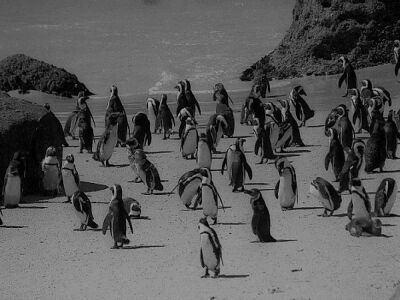
%> input picture image_rocessing/TP2/I1.jpg, 400 x 300 px
$ octave TP2.m   (GNU Octave 9; MATLAB toolbox functions it lacks are replaced by stand-ins)
%> lines starting %> are read from the running program, lines starting %| are printed output that depends on the picture
### image_rocessing/TP2/histogramme.m
function hist=histogramme(Img)
hist = (1:256);
for k=1:256 %intensité
    hist(k) = sum(sum(Img==k));

end


### image_rocessing/TP2/dynamique.m
function dyn=dynamique(Img)
imin=min(min(Img));
imax=max(max(Img));
S= size(Img);
dyn = Img;
for i =1: S(1)
    for j = 1:S(2)
        dyn(i,j) = floor(((Img(i,j) -imin)/(imax-imin)) *255);
    end
end

### image_rocessing/TP2/egalisation.m
function egal = egalisation(img)
S= size(img);
egal = img;
Nbpixels = S(1) *S(2);
h = histogramme(img);
hc = zeros(1,256);
hc(1)=h(1);
for k=2:256
    hc(k) = hc(k-1)+ h(k);
end
    for i =1: S(1)
        for j = 1:S(2)
            egal(i,j) = floor(255*hc(img(i,j)+1)/(Nbpixels));

        end
    end

### image_rocessing/TP2/transfertDyn.m
function transfertDyn(t)
s=size(t);
m=double(zeros(s(1),3));
m(:,1)=t(:);
m(:,2)=t(:);
m(:,3)=t(:);

m = dynamique(m);
m=m/255;
colormap(m);

### image_rocessing/TP2/transfert.m
function transfert(t)
s=size(t);
m=double(zeros(s(1),3));
m(:,1)=t(:);
m(:,2)=t(:);
m(:,3)=t(:);
m=m/255
colormap(m);

### image_rocessing/TP2/TP2.m
clear;
close all;

I1 = double(imread('G:\Mon Drive\UPSSITECH\S8\TI\TP2\I1.jpg')); %Double car sinon erreurs car imread matrice non signé
%> I1: size 300x400 double; min 0, max 174, mean 89.6; mean of the top-left, top-right, bottom-left and bottom-right quarters 79.8, 64.8, 106.9, 107
I2 = double(imread('G:\Mon Drive\UPSSITECH\S8\TI\TP2\I2.bmp'));
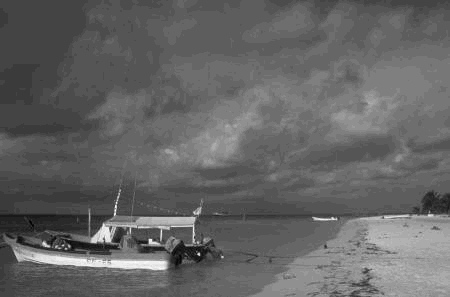
%> input picture image_rocessing/TP2/I2.bmp, 450 x 297 px
%> I2: size 297x450 double; min 0, max 30, mean 11.8; mean of the top-left, top-right, bottom-left and bottom-right quarters 10.2, 12.9, 10.8, 13.4
I3 = double(imread('G:\Mon Drive\UPSSITECH\S8\TI\TP2\I3.bmp'));
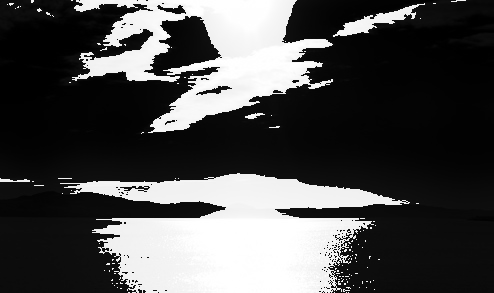
%> input picture image_rocessing/TP2/I3.bmp, 494 x 293 px
%> I3: size 293x494 double; min 0, max 255, mean 76.3; mean of the top-left, top-right, bottom-left and bottom-right quarters 76.5, 45.7, 100.4, 82.3

hist1 = histogramme(I1);
%> after the loop in histogramme, `for k=1:256`: hist = 256 values, max 1865 at index 140, min 0 at index 167, mean 466
%> hist1 has the same summary as hist in histogramme
hist2 = histogramme(I2);
%> hist2 = 256 values, max 20131 at index 11, min 0 at index 31, mean 522
hist3 = histogramme(I3);
%> hist3 = 256 values, max 11008 at index 12, min 0 at index 16, mean 543.1


dynI1 = dynamique(I1);
%> in dynamique, `imin=min(min(Img));`: imin = 0
%> in dynamique, `imax=max(max(Img));`: imax = 174
%> after the loop in dynamique, `for i =1: S(1)`:
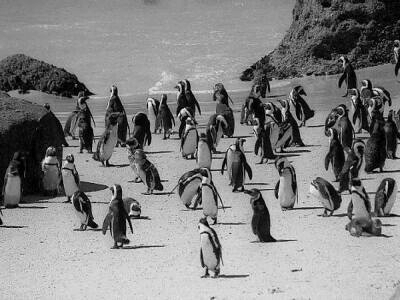
%> dyn: size 300x400 double; min 0, max 255, mean 130.8
dynI2 = dynamique(I2);
dynI3 = dynamique(I3);

histDynI1 = histogramme(dynI1);
%> histDynI1 = 256 values, max 1865 at index 205, min 0 at index 3, mean 466
histDynI2 = histogramme(dynI2);
%> histDynI2 = 256 values, max 20131 at index 93, min 0 at index 1, mean 522
histDynI3 = histogramme(dynI3);
%> histDynI3 has the same summary as hist3


egalI1 = egalisation(I1);
%> in egalisation, `h = histogramme(img);`: h has the same summary as hist in histogramme
%> after the loop in egalisation, `for k=2:256`: hc = 256 values from 319 to 119306
%> after the loop in egalisation, `for i =1: S(1)`:
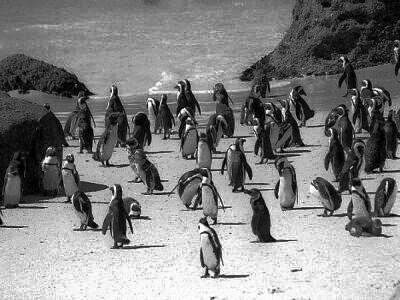
%> egal: size 300x400 double; min 0, max 253, mean 128.8
egalI2 = egalisation(I2);
%> in egalisation (call 2), `h = histogramme(img);`: h has the same summary as hist2 outside egalisation
%> after the loop in egalisation (call 2), `for k=2:256`: hc = 256 values from 29 to 133643
%> after the loop in egalisation (call 2), `for i =1: S(1)`:
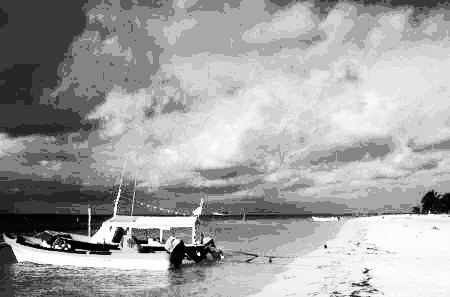
%> egal: size 297x450 double; min 0, max 254, mean 162.7
egalI3 = egalisation(I3);
%> in egalisation (call 3), `h = histogramme(img);`: h has the same summary as hist3 outside egalisation
%> after the loop in egalisation (call 3), `for k=2:256`: hc = 256 values from 5059 to 139038
%> after the loop in egalisation (call 3), `for i =1: S(1)`:
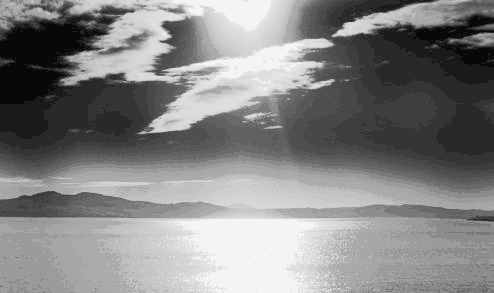
%> egal: size 293x494 double; min 8, max 244, mean 131.9

histEgalI1 = histogramme(egalI1);
%> histEgalI1 = 256 values, max 1865 at index 229, min 0 at index 4, mean 466
histEgalI2 = histogramme(egalI2);
%> histEgalI2 = 256 values, max 20131 at index 168, min 0 at index 3, mean 521.9
histEgalI3 = histogramme(egalI3);
%> histEgalI3 = 256 values, max 11008 at index 155, min 0 at index 1, mean 565.4

%% FONCTION TRANSFERT
% figure()
% image(I1);
% colorbar;
% transfert(double([0:255]'));

%% FONCTION TRANSFERT 2
% [16 lines of commented-out code are left out]

%% FONCTION DE TRANSFER - IMPLEMENTATION DE LA DYNAMIQUE
% IMAGE 1
figure();
a=1.8;
palette=uint8(((double([min(min(I1)):max(max(I1))]')./255).^(1/a)).*255)
%> palette = 175 values from 0 to 206
image(I1);
transfertDyn(palette);
%> in dynamique (call 4), `dyn = Img;`: dyn = 175 rows, first 12: [0 0 0; 12 12 12; 17 17 17; 22 22 22; 25 25 25; 29 29 29; 32 32 32; 35 35 35; 37 37 37; 40 40 40; 42 42 42; 44 44 44]
%> after the loop in dynamique (call 4), `for i =1: S(1)`: dyn = 175 rows, first 12: [0 0 0; 14 14 14; 21 21 21; 27 27 27; 30 30 30; 35 35 35; 39 39 39; 43 43 43; 45 45 45; 49 49 49; 51 51 51; 54 54 54]
%> in transfertDyn, `m = dynamique(m);`: m has the same summary as dyn in dynamique
%> in transfertDyn, `m=m/255;`: m = 175 rows, first 12: [0 0 0; 0.0549 0.0549 0.0549; 0.0824 0.0824 0.0824; 0.106 0.106 0.106; 0.118 0.118 0.118; 0.137 0.137 0.137; 0.153 0.153 0.153; 0.169 0.169 0.169; 0.176 0.176 0.176; 0.192 0.192 0.192; 0.2 0.2 0.2; 0.212 0.212 0.212]

figure();
image(I1);
transfert(palette);
%> in transfert, `m=m/255`: m = 175 rows, first 12: [0 0 0; 0.0471 0.0471 0.0471; 0.0667 0.0667 0.0667; 0.0863 0.0863 0.0863; 0.098 0.098 0.098; 0.114 0.114 0.114; 0.125 0.125 0.125; 0.137 0.137 0.137; 0.145 0.145 0.145; 0.157 0.157 0.157; 0.165 0.165 0.165; 0.173 0.173 0.173]

a=4;
palette=uint8(((double([min(min(I2)):max(max(I2))]')./255).^(1/a)).*255)
%> palette = 31 values from 0 to 149
figure();
image(I2);
transfertDyn(palette);
%> in dynamique (call 5), `dyn = Img;`: dyn = 31 rows, first 12: [0 0 0; 64 64 64; 76 76 76; 84 84 84; 90 90 90; 95 95 95; 100 100 100; 104 104 104; 107 107 107; 111 111 111; 113 113 113; 116 116 116]
%> after the loop in dynamique (call 5), `for i =1: S(1)`: dyn = 31 rows, first 12: [0 0 0; 109 109 109; 130 130 130; 143 143 143; 154 154 154; 162 162 162; 171 171 171; 177 177 177; 183 183 183; 189 189 189; 193 193 193; 198 198 198]
%> in transfertDyn (call 2), `m = dynamique(m);`: m has the same summary as dyn in dynamique
%> in transfertDyn (call 2), `m=m/255;`: m = 31 rows, first 12: [0 0 0; 0.427 0.427 0.427; 0.51 0.51 0.51; 0.561 0.561 0.561; 0.604 0.604 0.604; 0.635 0.635 0.635; 0.671 0.671 0.671; 0.694 0.694 0.694; 0.718 0.718 0.718; 0.741 0.741 0.741; 0.757 0.757 0.757; 0.776 0.776 0.776]

figure();
image(I2);
transfert(palette);
%> in transfert (call 2), `m=m/255`: m = 31 rows, first 12: [0 0 0; 0.251 0.251 0.251; 0.298 0.298 0.298; 0.329 0.329 0.329; 0.353 0.353 0.353; 0.373 0.373 0.373; 0.392 0.392 0.392; 0.408 0.408 0.408; 0.42 0.42 0.42; 0.435 0.435 0.435; 0.443 0.443 0.443; 0.455 0.455 0.455]

palette=uint8(((double([min(min(I3)):max(max(I3))]')./255).^(1/a)).*255)
%> palette = 256 values from 0 to 255
figure();
image(I3);
transfertDyn(palette);
%> in dynamique (call 6), `dyn = Img;`: dyn = 256 rows, first 12: [0 0 0; 64 64 64; 76 76 76; 84 84 84; 90 90 90; 95 95 95; 100 100 100; 104 104 104; 107 107 107; 111 111 111; 113 113 113; 116 116 116]
%> in transfertDyn (call 3), `m = dynamique(m);`: m has the same summary as dyn in dynamique
%> in transfertDyn (call 3), `m=m/255;`: m = 256 rows, first 12: [0 0 0; 0.251 0.251 0.251; 0.298 0.298 0.298; 0.329 0.329 0.329; 0.353 0.353 0.353; 0.373 0.373 0.373; 0.392 0.392 0.392; 0.408 0.408 0.408; 0.42 0.42 0.42; 0.435 0.435 0.435; 0.443 0.443 0.443; 0.455 0.455 0.455]

figure();
image(I3);
transfert(palette);


%% EXPANSION DE LA DYNAMIQUE
% [44 lines of commented-out code are left out]

%% EGALISATION
% [25 lines of commented-out code are left out]
